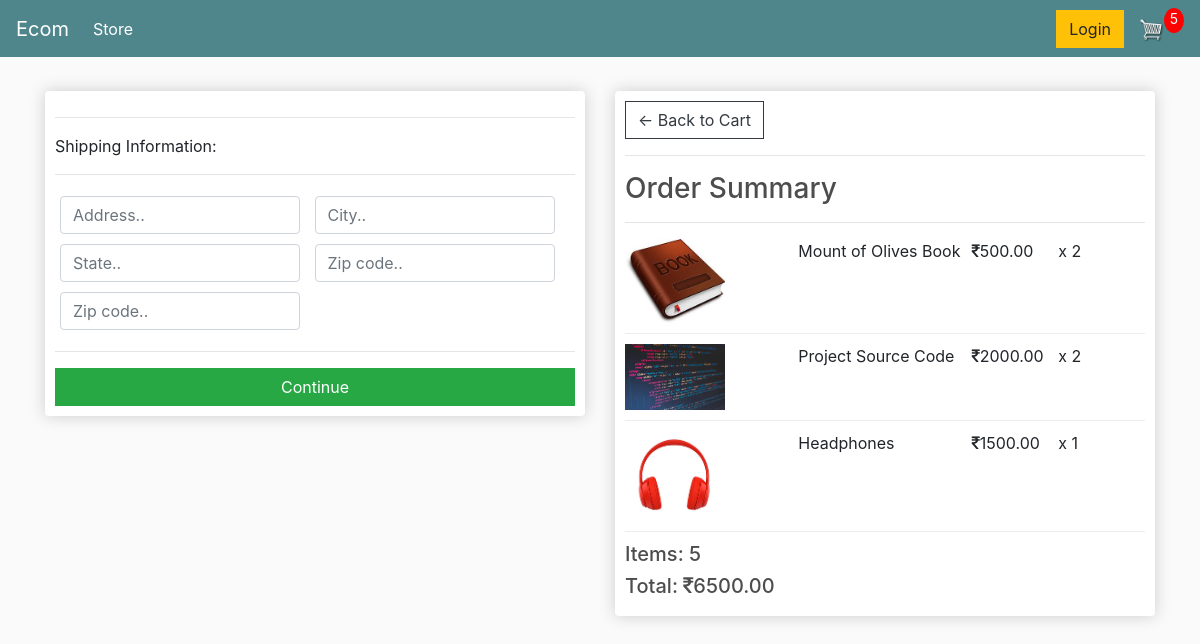
Screenshot of /checkout/ (signed in) with the database file from the repository.
### store/models.py (models this page shows, shortened)
class OrderItem(models.Model):
    product = models.ForeignKey(Product, on_delete=models.SET_NULL, null=True)
    order = models.ForeignKey(Order, on_delete=models.SET_NULL, null=True)
    quantity = models.IntegerField(default= 0, null=True, blank=True)
    date_added = models.DateTimeField(auto_now_add=True)
    @property
    def get_total(self):
        return self.product.price * self.quantity

class Product(models.Model):
    name = models.CharField(max_length=200, null=True)
    price = models.DecimalField(decimal_places = 2, max_digits=10)
    digital = models.BooleanField(default=False, null=True)
    image = models.ImageField(null=True, blank=True)
    @property
    def imageURL(self):
        try:
            url = self.image.url
        except:
            url = ''
        return url

class Order(models.Model):
    customer = models.ForeignKey(Customer, on_delete=models.SET_NULL, null=True, blank=True)
    date_ordered = models.DateTimeField(auto_now_add=True)
    complete = models.BooleanField(default=False)
    transaction_id = models.CharField(max_length=100, null=True)
    @property
    def shipping(self):
        shipping = False
        orderItems = self.orderitem_set.all()
        for i in orderItems:
            if i.product.digital == False:
                shipping = True
        return shipping
    @property
    def get_cart_total(self):
        order_items = self.orderitem_set.all()
        total = sum([item.get_total for item in order_items])
        return total
    @property
    def get_cart_items(self):
        order_items = self.orderitem_set.all()
        total = sum([item.quantity for item in order_items])
        return total

### store/views.py (the view)
# urls.py: path('checkout/', views.checkout, name='checkout'),
def checkout(request):
    data = cartData(request)
    cartItems = data['cartItems']
    order = data['order']
    items = data['items']
    return render(request, 'store/checkout.html', {'items': items, 'order':order, 'cartItems': cartItems})

### store/utils.py (called while the page is built, shortened)
def cartData(request):
    if request.user.is_authenticated:
        customer = request.user.customer
        order, created = Order.objects.get_or_create(customer=customer, complete=False)
        items = order.orderitem_set.all()
        cartItems = order.get_cart_items
    return {'cartItems': cartItems, 'order': order, 'items': items}

### store/templates/store/checkout.html (shortened to what this page needs)
{% extends 'store/main.html' %}
{% load static %}
{% block body-block %}
  <div class="row">
  <div class="col-lg-6">
  <div class="box-element" id="form-wrapper">
   <form id="form">
     <div id="shipping-info">
       <hr>
       <p>Shipping Information:</p>
       <hr>
       <div class="form-field">
         <input class="form-control" type="text" name="address" placeholder="Address..">
       </div>
       <div class="form-field">
         <input class="form-control" type="text" name="city" placeholder="City..">
       </div>
       <div class="form-field">
         <input class="form-control" type="text" name="state" placeholder="State..">
       </div>
       <div class="form-field">
         <input class="form-control" type="text" name="zipcode" placeholder="Zip code..">
       </div>
       <div class="form-field">
         <input class="form-control" type="text" name="country" placeholder="Zip code..">
       </div>
     </div>
     <hr>
     <input id="form-button" class="btn btn-success btn-block" type="submit" value="Continue">
   </form>
  </div>
  <br>
  </div>
  <div class="col-lg-6">
  <div class="box-element">
   <a  class="btn btn-outline-dark" href="{% url 'cart' %}">&#x2190; Back to Cart</a>
   <hr>
   <h3>Order Summary</h3>
   <hr>
   {% for item in items %}
   <div class="cart-row">
     <div style="flex:2"><img class="row-image" src="{{item.product.imageURL}}"></div>
     <div style="flex:2"><p>{{item.product.name}}</p></div>
     <div style="flex:1"><p><i class="fa fa-inr"></i>{{item.product.price|floatformat:2}}</p></div>
     <div style="flex:1"><p>x {{item.quantity}}</p></div>
   </div>
   {% endfor %}
   <h5>Items:   {{order.get_cart_items}}</h5>
   <h5>Total:   <i class="fa fa-inr"></i>{{order.get_cart_total|floatformat:2}}</h5>
  </div>
  </div>
  </div>
{% endblock %}

### store/static/css/main.css (style rules this page uses)
body { background-color: hsl(0, 0%, 98%); }
h1,h2,h3,h4,h5,h6 { color:hsl(0, 0%, 30%); }
.box-element { box-shadow:hsl(0, 0%, 80%) 0 0 16px; background-color: #fff; border-radius: 4px; padding: 10px; }
.col-lg-4, .col-lg-6, .col-lg-8, .col-lg-12 { margin-top: 10px; }
.btn { border-radius: 0; }
.row-image { width: 100px; }
.form-field { width:250px; display: inline-block; padding: 5px; }
.cart-row { display: flex; align-items: flex-stretch; padding-bottom: 10px; margin-bottom: 10px; border-bottom: 1px solid #ececec; }

### rows the page displays
OrderItem: product.imageURL (picture), product.name "Mount of Olives Book", product.price "500.00", quantity "2"
OrderItem: product.imageURL (picture), product.name "Project Source Code", product.price "2000.00", quantity "2"
OrderItem: product.imageURL (picture), product.name "Headphones", product.price "1500.00", quantity "1"
Order: get_cart_items "5", get_cart_total "6500.00"

### other values shown
{{ cartItems }} "5"
